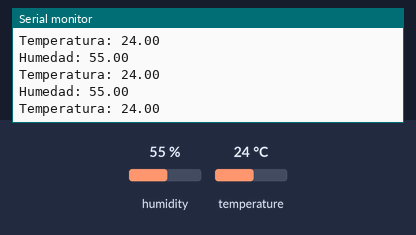
The sketch below on a simulated ESP32. Shown: the last lines printed to the serial monitor. The inputs (shaded band) are chosen by the test bench; at power-on: humidity 55 %, temperature 24 °C.

Above: at 2.8 s.
2.9 s: humidity set to 22 %
At 4.18 s:
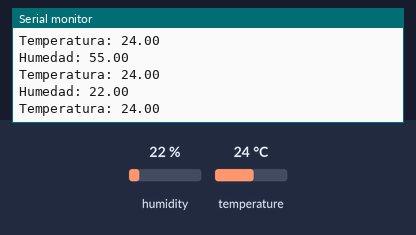
5.6 s: temperature set to 12 °C
At 6.18 s:
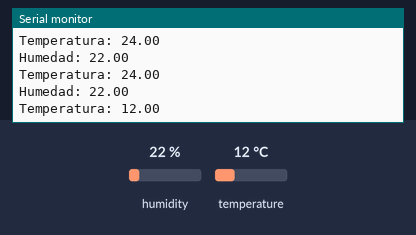
8.3 s: humidity set to 40 %
At 8.39 s:
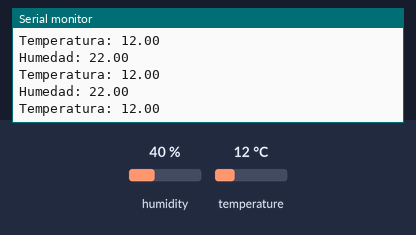
Timing chart, 0 to 11.3 s (numbered marks = the images above; inputs shaded):
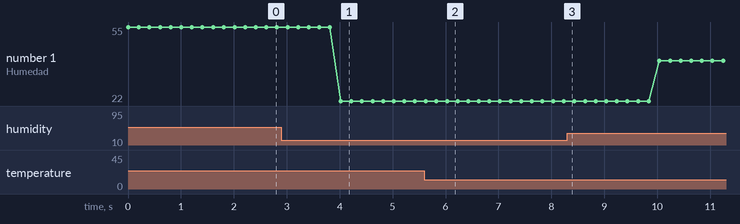

The sketch:

DHT22.ino
```cpp
#include <DHT.h>           //Cargamos la librería DHT
#define DHTTYPE  DHT22   //Definimos el modelo del sensor DHT22
#define DHTPIN    23     // Se define el pin D4 del ESP32 para conectar el sensor DHT22

DHT dht(DHTPIN, DHTTYPE, 23);
void setup()
{
  Serial.begin(9600);   //Se inicia la comunicación serial
  Serial.println("Iniciando...");

  dht.begin();
}
void loop()
{
 float h = dht.readHumidity(); //Se lee la humedad y se asigna el valor a "h"
 float t = dht.readTemperature(); //Se lee la temperatura y se asigna el valor a "t"

 //Se imprimen las variables
  Serial.print("Humedad: ");
  Serial.println(h);
  Serial.print("Temperatura: ");
  Serial.println(t);
  delay(200);

}
```

Measured:
- after the input at 2.9 s, the serial monitor: prints a new line after 1.1 s (image 1)
- after the input at 5.6 s, the serial monitor: prints a new line after 0.43 s (image 2)
- plotted number 1: 55 → 22 after the input at 2.9 s, 22 → 40 after the input at 8.3 s
